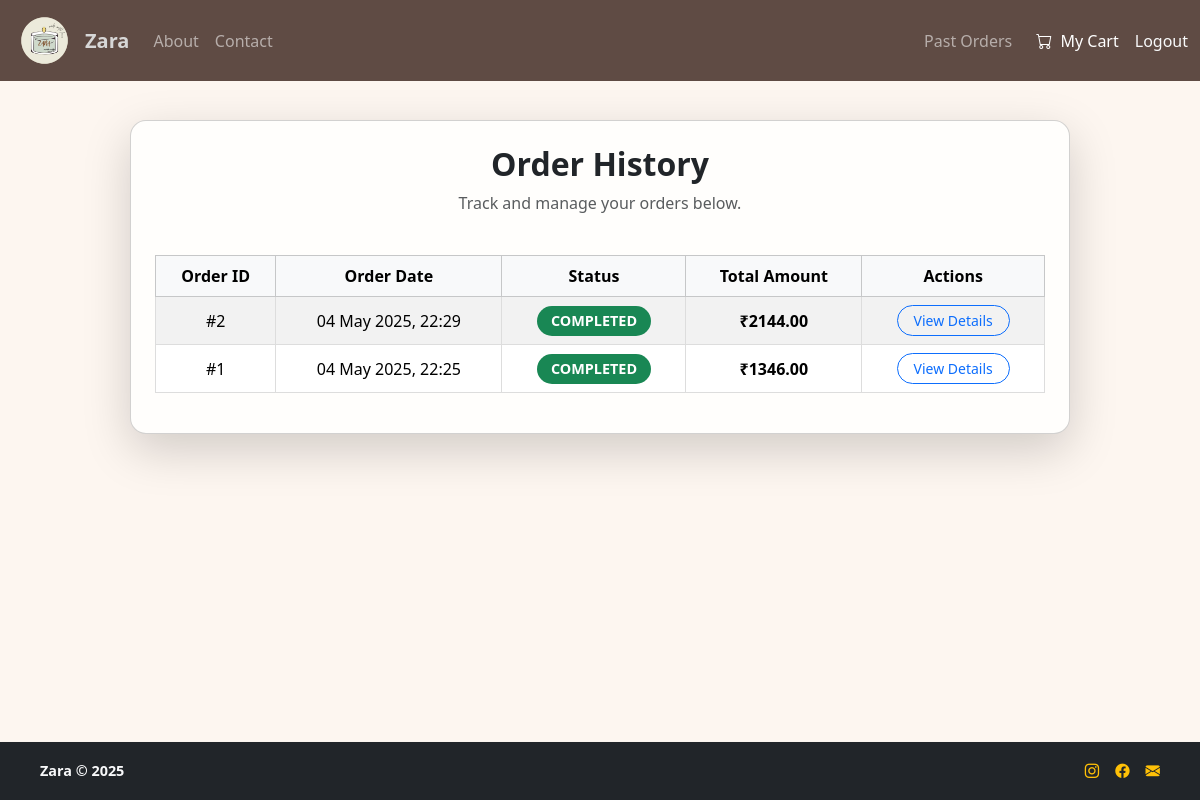
The page /orders/orders/history/ (signed in) on the database its author committed.
### orders/models.py (models this page shows, shortened)
class Order(models.Model):
    user = models.ForeignKey(User, on_delete=models.CASCADE)
    order_date = models.DateTimeField(auto_now_add=True)
    total_amount = models.DecimalField(max_digits=10, decimal_places=2)
    status = models.CharField(max_length=20, choices=[('PENDING','Pending'),('COMPLETED','Completed')])
    razorpay_order_id = models.CharField(max_length=255)
    address = models.ForeignKey(Address, on_delete=models.CASCADE, null=True, blank=True, related_name="orders")

### orders/views.py (the view)
# urls.py: path('orders/history/', views.order_history, name='order_history'),
@login_required
def order_history(request):
    orders = Order.objects.filter(user=request.user).prefetch_related('order_details').order_by('-order_date')
    return render(request, 'order_history.html', {'orders': orders})

### orders/templates/order_history.html (shortened to what this page needs)
{% extends 'base.html' %}
{% load static %}
{% block content %}
<section class="container py-5">
  <div class="card shadow-lg rounded-4 p-4 mx-auto" style="max-width: 1100px; background-color: #fffefc;">
    <div class="text-center mb-4">
      <h2 class="fw-bold">Order History</h2>
      <p class="text-muted">Track and manage your orders below.</p>
    </div>
    {% if orders %}
    <div class="table-responsive">
      <table class="table table-bordered table-striped text-center align-middle" style="border: 1px solid #ddd;">
        <thead class="table-light">
          <tr>
            <th scope="col">Order ID</th>
            <th scope="col">Order Date</th>
            <th scope="col">Status</th>
            <th scope="col">Total Amount</th>
            <th scope="col">Actions</th>
          </tr>
        </thead>
        <tbody>
          {% for order in orders %}
          <tr>
            <td>#{{ order.id }}</td>
            <td>{{ order.order_date|date:"d M Y, H:i" }}</td>
            <td>
              <span class="badge
                {% if order.status == 'PENDING' %} bg-warning text-dark
                {% elif order.status == 'COMPLETED' %} bg-success
                {% else %} bg-secondary
                {% endif %}" style="padding: 8px 14px; font-size: 0.9rem; border-radius: 20px;">
                {{ order.status }}
              </span>
            </td>
            <td><strong>₹{{ order.total_amount }}</strong></td>
            <td>
              <div class="d-flex justify-content-center gap-2 flex-wrap">
                <a href="{% url 'order_detail' order.id %}" class="btn btn-outline-primary btn-sm px-3 rounded-pill">View Details</a>
              </div>
            </td>
          </tr>
          {% endfor %}
        </tbody>
      </table>
    </div>
    {% else %}
    <div class="text-center mt-5">
      <p class="text-muted fs-5">No orders found.</p>
      <a href="{% url 'homepage' %}" class="btn btn-primary px-4 py-2 rounded-pill">Start Shopping</a>
    </div>
    {% endif %}
  </div>
</section>
{% endblock %}

### static/css/style.css (style rules this page uses)
* { margin: 0; padding: 0; box-sizing: border-box; }
body { font-family: 'Segoe UI', Tahoma, Geneva, Verdana, sans-serif; background-color: #fdf6f0; color: black; }
.container { padding: 10px; }

### rows shown on the page
Order: id "2", order_date "04 May 2025, 22:29", status "COMPLETED", total_amount "2144.00"
Order: id "1", order_date "04 May 2025, 22:25", status "COMPLETED", total_amount "1346.00"
